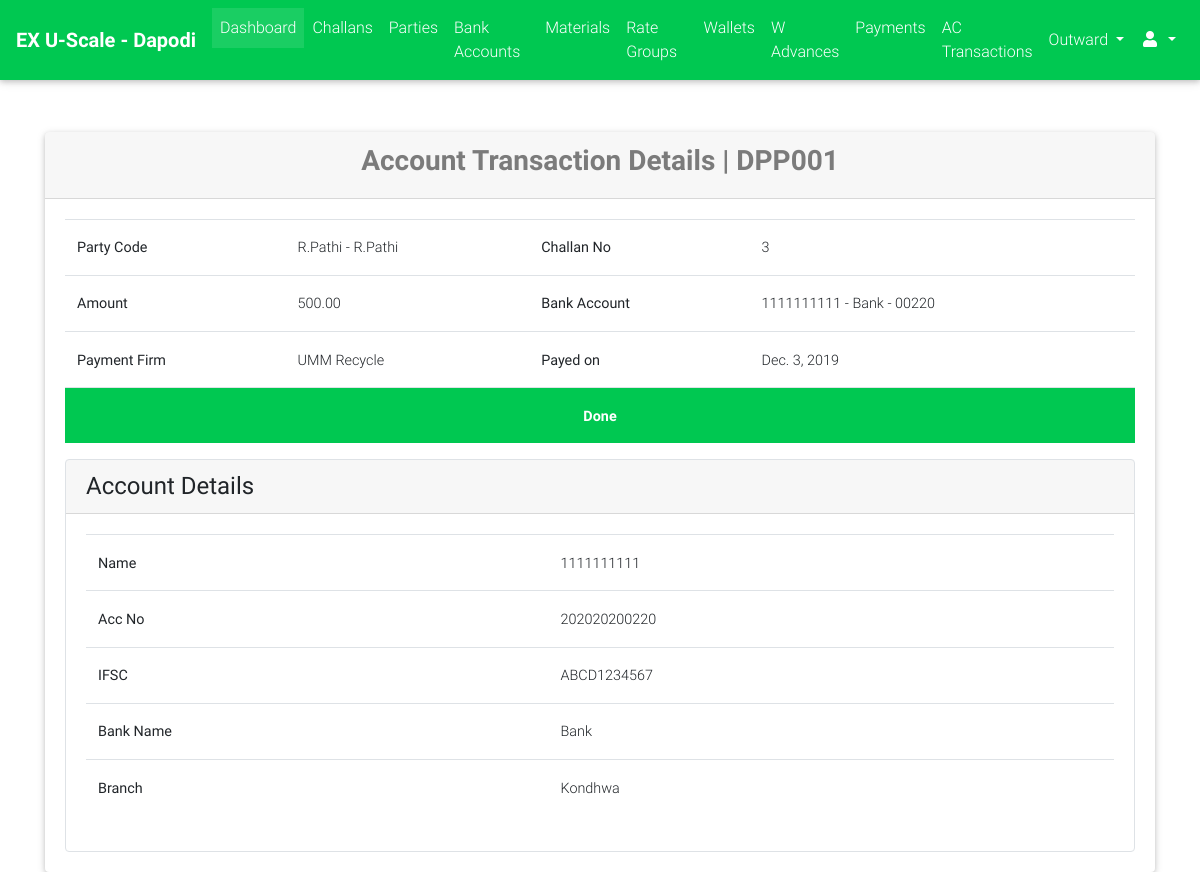
The page /cms_admin/payments/account_transactions/detail/110 (signed in) on the database its author committed.
### payments/models.py (models this page shows, shortened)
class AccountTransaction(models.Model):
    STATUS_CHOICES = (("PN", "Pending"), ("DN", "Done"))
    payment_code = models.CharField(max_length=32, blank=True, null=True)
    payment = models.ForeignKey("Payment", on_delete=models.CASCADE)
    actr_no = models.CharField(verbose_name="Payment No", max_length=7, default=settings.ACTR_NO_PREFIX)
    serial_no = models.CharField(verbose_name="PY Serial No", max_length=7, blank=tuple, null=True)
    bank_account = models.ForeignKey("bank_accounts.BankAccount", on_delete=models.CASCADE, blank=True, null=True)
    payment_party = models.ForeignKey("payment_parties.PaymentParty", on_delete=models.SET_NULL, blank=True, null=True)
    amount = models.DecimalField(max_digits=9, decimal_places=2)
    created_on = models.DateField()
    payed_on = models.DateField(blank=True, null=True)
    extra_info = models.TextField(blank=True)
    photo = models.ImageField(upload_to="payments/account_transactions/photos/", blank=True, null=True)
    status = models.CharField(max_length=2, choices=STATUS_CHOICES, default="PN")

class Payment(models.Model):
    PAYMENT_MODE_CHOICES = (("DP", "Direct Payment"), ("AL", "Account Less"))
    PAYMENT_STATUS_CHOICES = (("PN", "Pending"), ("DN", "Done"))
    challan = models.OneToOneField("challans.Challan", on_delete=models.CASCADE)
    payment_mode = models.CharField(max_length=2, choices=PAYMENT_MODE_CHOICES, blank=True, null=True)
    status = models.CharField(max_length=2, choices=PAYMENT_STATUS_CHOICES, default="PN")
    payed_amount = models.DecimalField(max_digits=9, decimal_places=2, default=0.00)
    amount = models.DecimalField(max_digits=9, decimal_places=2, null=True, blank=True)
    image = models.ImageField(upload_to="payments/", blank=True, null=True)
    extra_info = models.TextField(blank=True)

### challans/models.py (models this page shows, shortened)
class Challan(models.Model):
    STATUS_CHOICES = (("PN", "Pending"), ("DN", "Done"))
    created_by = models.ForeignKey(User, on_delete=models.PROTECT)
    party = models.ForeignKey("parties.Party", on_delete=models.CASCADE)
    challan_no = models.PositiveIntegerField(unique=True
                                             )
    vehicle_details = models.CharField(max_length=128, blank=True, null=True)
    weights_amount = models.DecimalField(max_digits=9, decimal_places=2, default=decimal.Decimal(0.00))
    extra_charges = models.DecimalField(verbose_name="Kata Charges", max_digits=9, decimal_places=2,
                                        default=decimal.Decimal(0.00), validators=[MinValueValidator(limit_value=0), MaxValueValidator(limit_value=100)])
    round_amount = models.DecimalField(max_digits=4, decimal_places=2, default=decimal.Decimal(0.00), validators=[MinValueValidator(limit_value=-10), MaxValueValidator(limit_value=10)])
    total_amount = models.DecimalField(max_digits=9, decimal_places=2, default=decimal.Decimal(0.00), validators=[MinValueValidator(limit_value=0)])
    image = models.ImageField(upload_to="payments/", blank=True, null=True)
    extra_info = models.TextField(blank=True)
    created_on = models.DateField(verbose_name="Challan Date")
    updated_on = models.DateTimeField(auto_now=True)
    is_entries_done = models.BooleanField(default=False)
    is_reports_done = models.BooleanField(default=False)
    is_rates_assigned = models.BooleanField(default=False)
    is_payed = models.BooleanField(default=False)
    status = models.CharField(max_length=2, choices=STATUS_CHOICES, default="PN")
    @property
    def get_absolute_url(self):
        return reverse_lazy("challans:detail", kwargs={"challan_no": self.challan_no})

### parties/models.py (models this page shows, shortened)
class Party(models.Model):
    RATE_TYPE_CHOICES = (("GR", "Group Rate"), ("IR", "Individual Rate"))
    rate_type = models.CharField(max_length=2, choices=RATE_TYPE_CHOICES)
    rate_group = models.ForeignKey("rates.RateGroup", on_delete=models.PROTECT, blank=True, null=True)
    name = models.CharField(max_length=128)
    party_code = models.CharField(max_length=32, blank=True)
    address = models.TextField(blank=True)
    phone = models.CharField(max_length=13)
    whatsapp = models.CharField(max_length=13, blank=True)
    email = models.EmailField(blank=True, null=True)
    extra_info = models.TextField(blank=True)
    is_wallet_party = models.BooleanField(default=False)
    is_active = models.BooleanField(default=True)
    @property
    def get_display_text(self):
        return self.name
    class Meta:
        verbose_name = "Party"
        verbose_name_plural = "Parties"

### bank_accounts/models.py (models this page shows, shortened)
class BankAccount(models.Model):
    party = models.ForeignKey("parties.Party", on_delete=models.CASCADE)
    amount_limit = models.DecimalField(max_digits=9, decimal_places=2, default=Decimal(1000000), editable=False)
    account_holder = models.CharField(max_length=128)
    acc_no = models.CharField(max_length=32)
    ifsc_code = models.CharField(max_length=11, validators=[MinLengthValidator(limit_value=11)])
    bank_name = models.CharField(max_length=64)
    branch_name = models.CharField(max_length=64, blank=True)
    is_active = models.BooleanField(default=True)
    @property
    def get_display_text(self):
        return "{} - {} - {}".format(self.account_holder, self.bank_name, self.acc_no[-5:])

### payment_parties/models.py (models this page shows)
class PaymentParty(models.Model):
    name = models.CharField(max_length=128)
    is_self_firm = models.BooleanField(default=False)
    account_details = models.TextField(blank=True)
    def __str__(self):
        return self.name

### cms_admin/views.py (the view)
# urls.py: url(r'^payments/account_transactions/detail/(?P<id>[0-9]+)$', views.AccountTransactionDetailView.as_view(),
class AccountTransactionDetailView(ExecutiveRequiredMixin, DetailView):
    model = AccountTransaction
    context_object_name = "account_transaction"
    template_name = "cms_admin/payments/account_transactions/detail.html"
    slug_field = "id"
    slug_url_kwarg = "id"

### cms_admin/views.py (called while the page is built)
    def test_func(self):
        return self.request.user.is_superuser or self.request.user.is_staff

### portal/templatetags/constant_tags.py (called while the page is built)
@register.simple_tag
def get_branch_name():
    return settings.BRANCH_NAME

### cms_admin/templates/cms_admin/payments/account_transactions/detail.html (shortened to what this page needs)
{% extends "cms_admin/base.html" %}
{% load crispy_forms_tags %}
{% block content %}
    <br><br>
    <div class="container">
        <div class="card">
            <div class="card-header">
                <h3 class="text-black-50 font-weight-bold text-center">Account Transaction Details | {{ account_transaction.actr_no }}</h3>
            </div>
            <div class="card-body">
                <table class="table">
                    <tbody>
                        <tr>
                            <th>Party Code</th>
                            <td>{{ account_transaction.payment.challan.party.name }} - {{ account_transaction.payment.challan.party.get_display_text }}</td>
                            <th>Challan No</th>
                            <td>
                                <a href="{{ account_transaction.payment.challan.get_absolute_url }}">{{ account_transaction.payment.challan.challan_no }}</a>
                            </td>
                        </tr>
                        <tr>
                            <th>Amount</th>
                            <td>{{ account_transaction.amount }}</td>
                            <th>Bank Account</th>
                            <td>{{ account_transaction.bank_account.get_display_text }}</td>
                        </tr>
                        <tr>
                            <th>Payment Firm</th>
                            <td>{{ account_transaction.payment_party }}</td>
                            <th>Payed on</th>
                            <td>{{ account_transaction.payed_on }}</td>
                        </tr>
                        <tr>
                            {% if account_transaction.status == "DN" %}
                                <td class="bg-success text-center font-weight-bold text-white" colspan="4">Done</td>
                            {% else %}
                                <td class="bg-danger text-center font-weight-bold text-white" colspan="4">Pending</td>
                            {% endif %}
                        </tr>
                    </tbody>
                </table>
                <div class="card border" style="box-shadow: none">
                    <div class="card-header">
                        <h4 class="m-auto">Account Details</h4>
                    </div>
                    <div class="card-body">
                        <table class="table">
                            <tbody>
                                {% with account_transaction.bank_account as bank_account %}
                                    <tr>
                                        <th>Name</th>
                                        <td>{{ bank_account.account_holder }}</td>
                                    </tr>
                                    <tr>
                                        <th>Acc No</th>
                                        <td>{{ bank_account.acc_no }}</td>
                                    </tr>
                                    <tr>
                                        <th>IFSC</th>
                                        <td>{{ bank_account.ifsc_code }}</td>
                                    </tr>
                                    <tr>
                                        <th>Bank Name</th>
                                        <td>{{ bank_account.bank_name }}</td>
                                    </tr>
                                    <tr>
                                        <th>Branch</th>
                                        <td>{{ bank_account.branch_name }}</td>
                                    </tr>
                                {% endwith %}
                            </tbody>
                        </table>
                    </div>
                </div>
            </div>
        </div>
    </div>
{% endblock %}

### rows shown on the page
AccountTransaction: actr_no "DPP001", payment.challan.party.name "R.Pathi", payment.challan.party.get_display_text "R.Pathi", payment.challan.challan_no "3", amount "500.00", bank_account.get_display_text "1111111111 - Bank - 00220", payment_party "UMM Recycle", payed_on "Dec. 3, 2019"
BankAccount: account_holder "1111111111", acc_no "202020200220", ifsc_code "ABCD1234567", bank_name "Bank", branch_name "Kondhwa"
